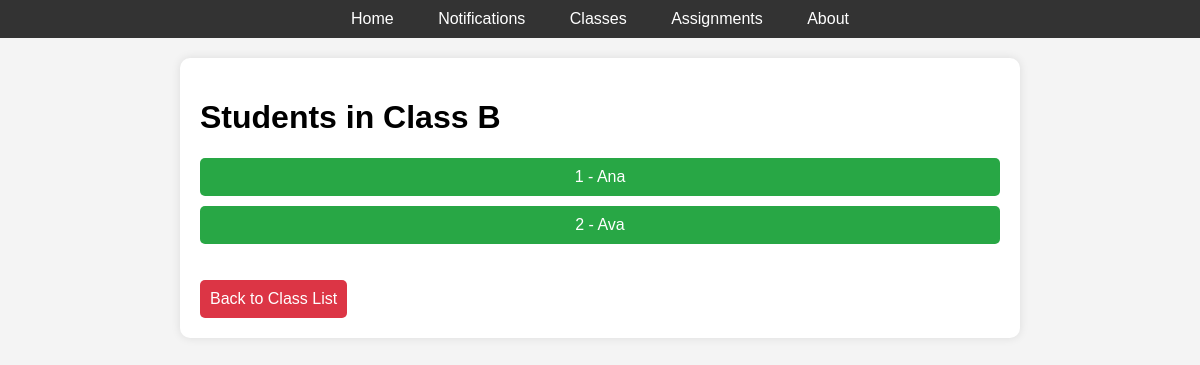
/students/2/, run on the app's committed database.
### students/models.py (models this page shows, shortened)
class Classroom(models.Model):
    name = models.CharField(max_length=50)

class Student(models.Model):
    name = models.CharField(max_length=100)
    roll_no = models.IntegerField()  # No unique=True
    classroom = models.ForeignKey(Classroom, on_delete=models.CASCADE)
    class Meta:
        unique_together = ('roll_no', 'classroom')  # Ensure roll_no is unique within a classroom

### students/views.py (the view)
# urls.py: path('<int:class_id>/', student_list, name='student_list'),  # Student List Page
def student_list(request, class_id):
    classroom = get_object_or_404(Classroom, id=class_id)
    students = Student.objects.filter(classroom=classroom)  # Fetch students from the selected class
    return render(request, 'students/student_list.html', {'students': students, 'classroom': classroom})

### students/templates/students/student_list.html (shortened to what this page needs)
{% extends 'base.html' %}
{% block content %}
    <h1>Students in {{ classroom.name }}</h1>
    <ul class="student-list">
        {% for student in students %}
            <li>
                <a href="{% url 'student_detail' student.id %}" class="student-link">
                    {{ student.roll_no }} - {{ student.name }}
                </a>
            </li>
        {% empty %}
            <p>No students in this class.</p>
        {% endfor %}
    </ul>
    <a href="{% url 'class_list' %}" class="back-button">Back to Class List</a>
{% endblock %}

### static/css/college.css (style rules this page uses)
body { font-family: Arial, sans-serif; background-color: #f4f4f4; margin: 0; padding: 0; }
.student-list { list-style: none; padding: 0; }
.student-list li { margin: 10px 0; }
.student-link { display: block; background: #28a745; color: white; padding: 10px; border-radius: 5px; text-align: center; text-decoration: none; }
.back-button { display: inline-block; margin-top: 20px; background: #dc3545; color: white; padding: 10px; text-decoration: none; border-radius: 5px; }

### data on the page
Classroom: name "Class B"
Student: roll_no "1", name "Ana"
Student: roll_no "2", name "Ava"
